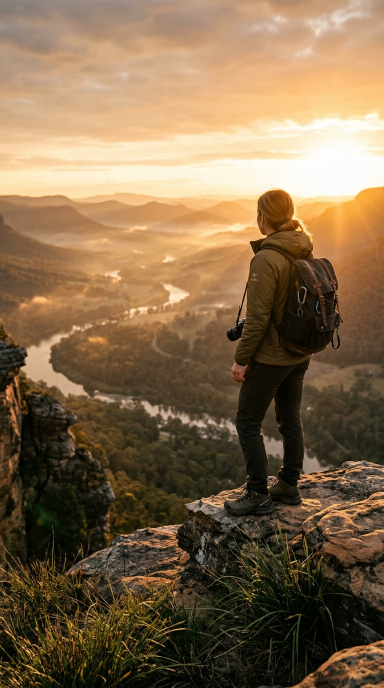
#> input picture play_store_assets/sample_footage/footage_hero_sunset.jpg, 768 x 1376 px, found by its file name (shown at 1/2 size)
$ python generate_perfect_playstore_screenshots.py
#> lines starting #> are read from the running program, lines starting #| are printed output that depends on the picture
import os, sys, math
from PIL import Image, ImageDraw, ImageFilter, ImageFont, ImageEnhance
from test_phone_mockup import create_flagship_phone

BRAIN_DIR = '/Users/pritamsharma/.gemini/antigravity/brain/1924d82f-8c85-4f77-96d0-28de4bd5bc32'
FOOTAGE_DIR = '/Users/pritamsharma/Downloads/video_editor_app/play_store_assets/sample_footage'
OUT_DIR = '/Users/pritamsharma/Downloads/video_editor_app/play_store_assets/screenshots'
DOWNLOADS_OUT = '/Users/pritamsharma/Downloads/VidCut_PlayStore_Assets/screenshots'
os.makedirs(OUT_DIR, exist_ok=True)
os.makedirs(DOWNLOADS_OUT, exist_ok=True)

FONT_TITLE = '/System/Library/Fonts/Supplemental/DIN Alternate Bold.ttf'
FONT_SUB = '/System/Library/Fonts/Supplemental/Arial Bold.ttf'
FONT_BADGE = '/System/Library/Fonts/Supplemental/Arial Bold.ttf'
FONT_LOGO = '/System/Library/Fonts/HelveticaNeue.ttc'

CANVAS_W, CANVAS_H = 1080, 1920

def create_ambient_bg(footage_path, glow_color1, glow_color2, brightness=0.35, saturation=1.4):
#> called with glow_color1 = (124, 58, 237, 90), glow_color2 = (6, 182, 212, 60), brightness = 0.35, saturation = 1.4
    footage = Image.open(footage_path).convert('RGBA')
    bg = footage.resize((CANVAS_W, CANVAS_H), Image.Resampling.LANCZOS)
    bg = bg.filter(ImageFilter.GaussianBlur(100))
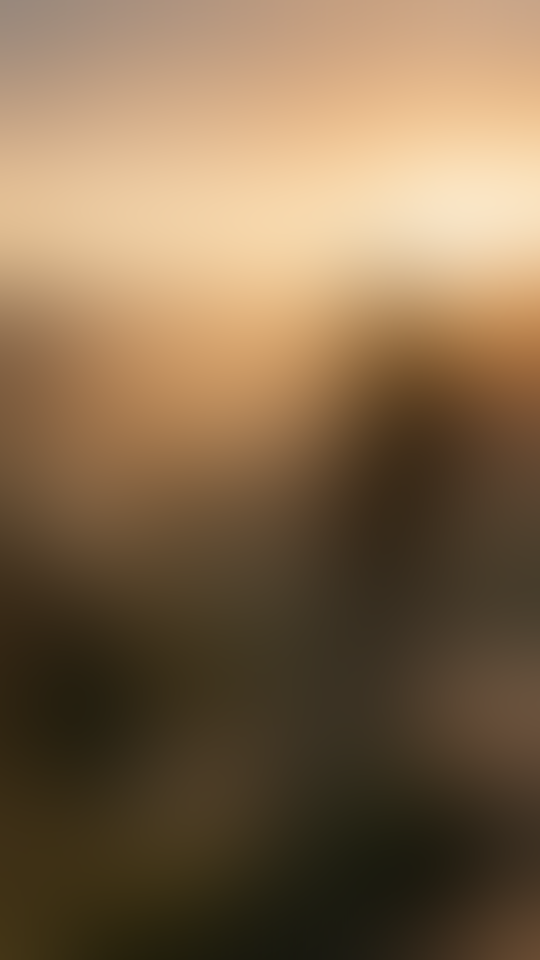
#> bg: PIL image 1080x1920 RGBA (shown at 1/2 size); mean R, G, B, A 129.8, 105.2, 76.1, 255
    bg = ImageEnhance.Brightness(bg).enhance(brightness)
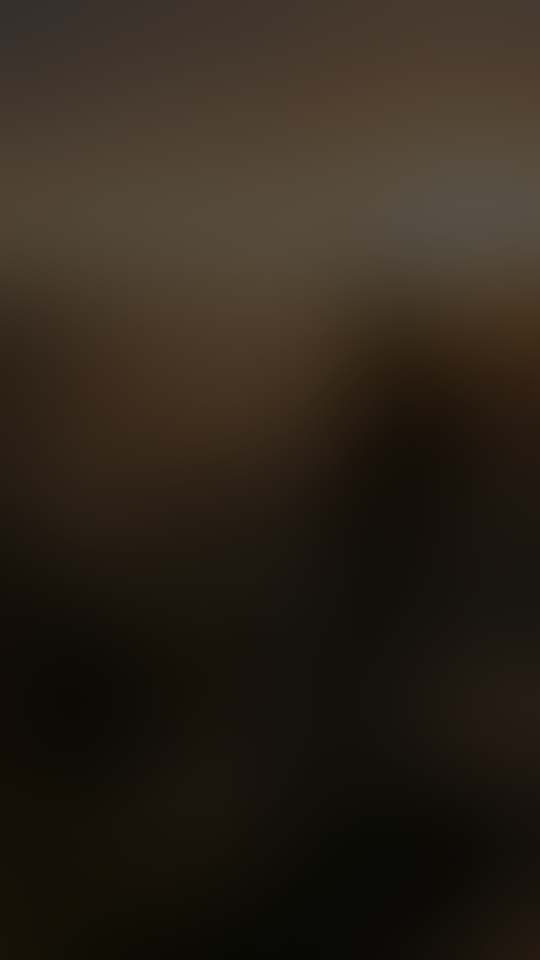
#> bg: PIL image 1080x1920 RGBA (shown at 1/2 size); mean R, G, B, A 44.9, 36.3, 26.1, 255
    bg = ImageEnhance.Color(bg).enhance(saturation)

    # Blend with studio dark overlay
    dark_overlay = Image.new('RGBA', (CANVAS_W, CANVAS_H), (10, 12, 18, 140))
    bg = Image.alpha_composite(bg, dark_overlay)
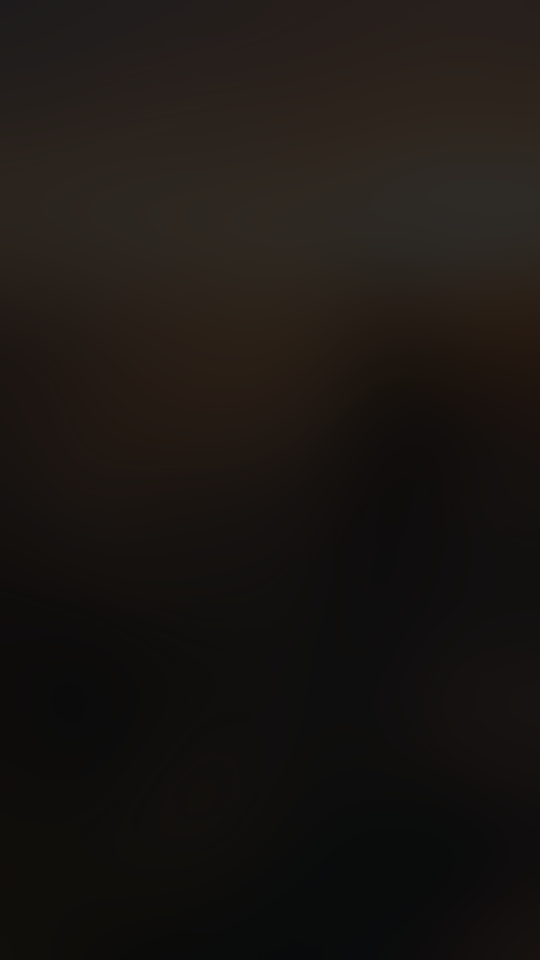
#> bg: PIL image 1080x1920 RGBA (shown at 1/2 size); mean R, G, B, A 26.9, 22.6, 19.4, 255

    # Add radial colored spotlights
    def add_glow(base, cx, cy, rad, col):
#> called with cx = 540, cy = 950, rad = 650, col = (124, 58, 237, 90)
        g_layer = Image.new('RGBA', (CANVAS_W, CANVAS_H), (0, 0, 0, 0))
#> g_layer: PIL image 1080x1920 RGBA; every value is 0
        d = ImageDraw.Draw(g_layer)
        for i in range(30, 0, -1):
            r = int(rad * (i / 30))
            a = int(col[3] * (1.0 - (i / 30))**1.7)
            d.ellipse([cx - r, cy - r, cx + r, cy + r], fill=(col[0], col[1], col[2], a))
        g_layer = g_layer.filter(ImageFilter.GaussianBlur(40))
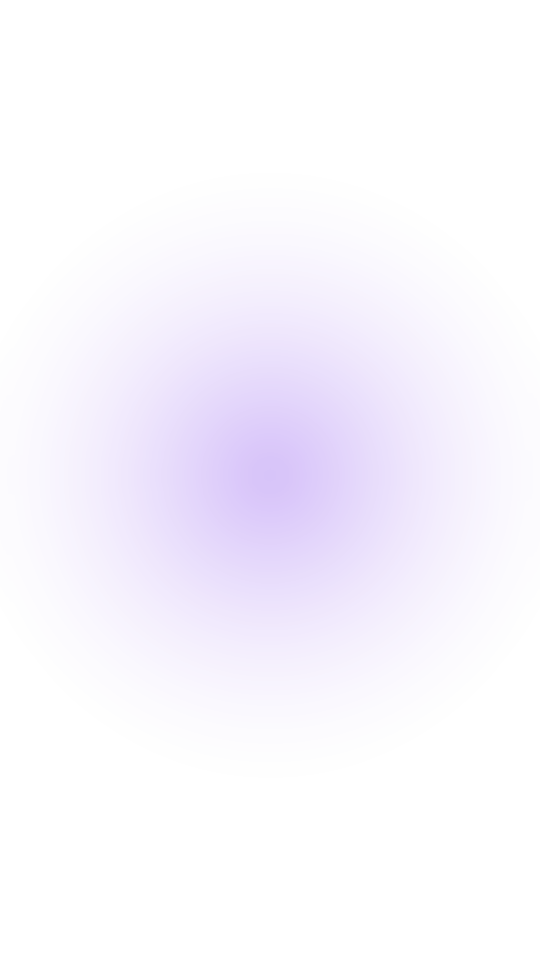
#> g_layer: PIL image 1080x1920 RGBA (shown at 1/2 size); mean R, G, B, A 72.9, 34.1, 139.3, 10.5; transparent parts drawn white
        return Image.alpha_composite(base, g_layer)
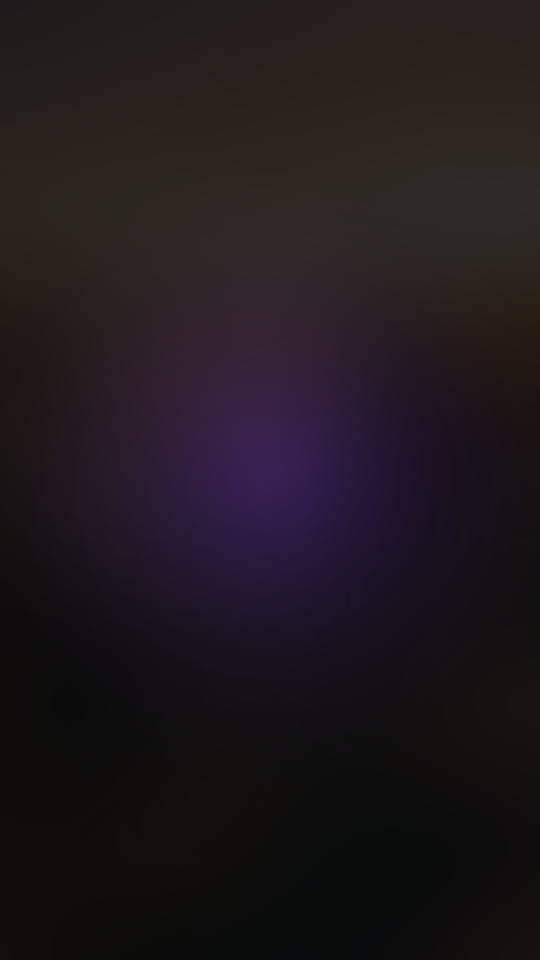
#> returned value: PIL image 1080x1920 RGBA (shown at 1/2 size); mean R, G, B, A 30.9, 24.1, 28.4, 255

    bg = add_glow(bg, 540, 950, 650, glow_color1)
    bg = add_glow(bg, 250, 350, 350, glow_color2)
#> call 2 of add_glow, with cx = 250, cy = 350, rad = 350, col = (6, 182, 212, 60)
#> in add_glow (call 2), `g_layer = g_layer.filter(ImageFilter.GaussianBlur(40))`:
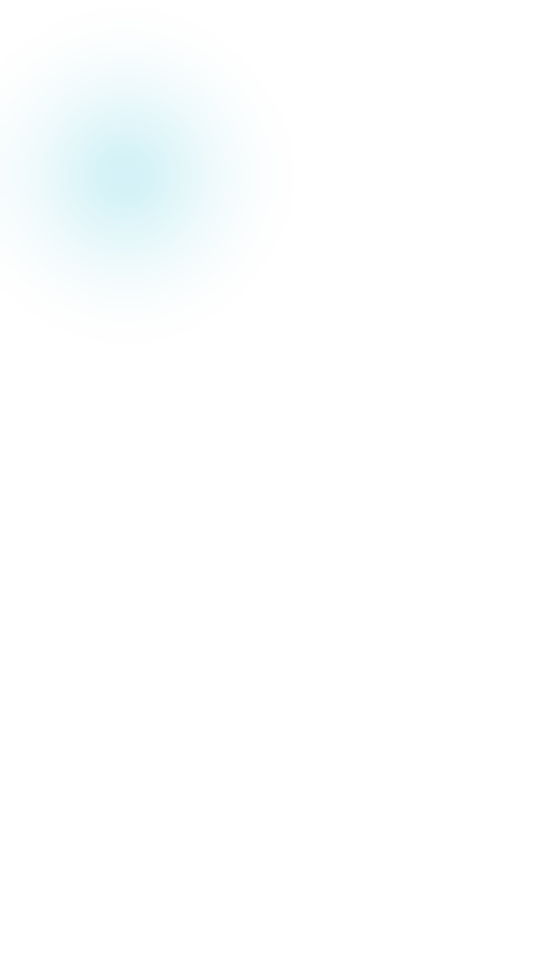
#> g_layer: PIL image 1080x1920 RGBA (shown at 1/2 size); mean R, G, B, A 1, 30.7, 35.7, 2; transparent parts drawn white

    # Top gradient fade for clear text legibility
    grad_fade = Image.new('RGBA', (CANVAS_W, CANVAS_H), (0, 0, 0, 0))
    g_draw = ImageDraw.Draw(grad_fade)
    for y in range(420):
        a = int(230 * (1.0 - (y / 420.0)**1.2))
        g_draw.line([(0, y), (CANVAS_W, y)], fill=(10, 12, 18, a))
    bg = Image.alpha_composite(bg, grad_fade)
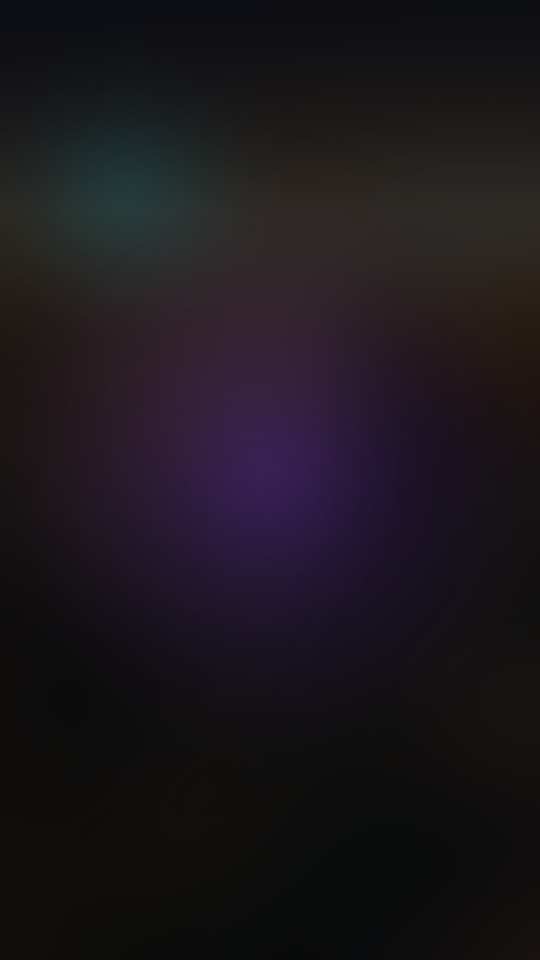
#> bg: PIL image 1080x1920 RGBA (shown at 1/2 size); mean R, G, B, A 27.5, 22.8, 28.4, 255
    return bg

# [107 lines left out: functions fit_crop, create_floating_badge, assemble_screenshot_card, not called in this run]

print("Compositing framework ready!")

print("Starting generation of all 7 hyper-realistic screenshots...")

# ==============================================================================
# SLIDE 1: Hero Editor
# ==============================================================================
print("Generating Slide 1: Hero Editor...")
bg1 = create_ambient_bg(os.path.join(FOOTAGE_DIR, 'footage_hero_sunset.jpg'),
                        (124, 58, 237, 90), (6, 182, 212, 60))
#> (the run stopped early here; a loop or call above may not have finished)

$ run again, with VidCut_PlayStore_Assets/sample_footage/footage_fashion_coastal.jpg copied over play_store_assets/sample_footage/footage_hero_sunset.jpg
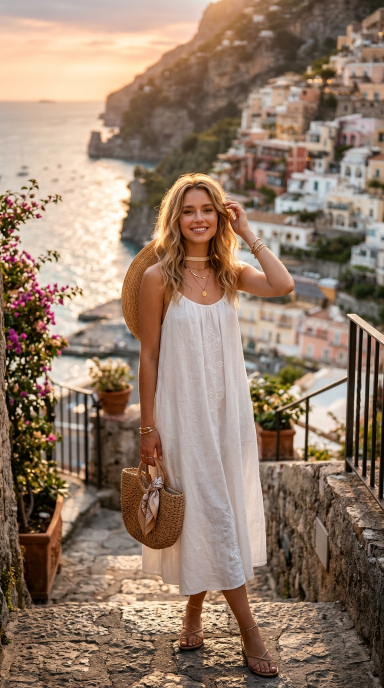
#> input picture VidCut_PlayStore_Assets/sample_footage/footage_fashion_coastal.jpg, 768 x 1376 px, found by its file name (shown at 1/2 size)
#> in create_ambient_bg, `bg = bg.filter(ImageFilter.GaussianBlur(100))`:
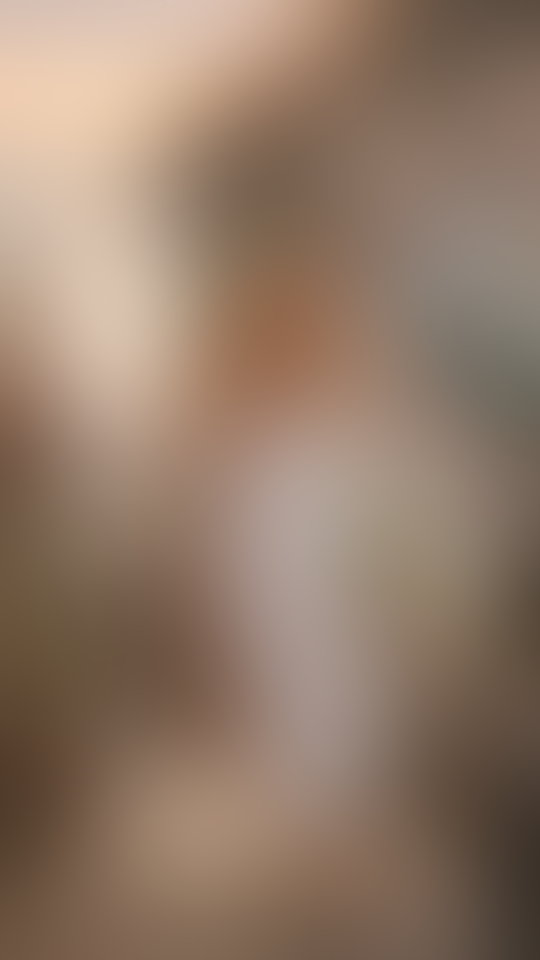
#> bg: PIL image 1080x1920 RGBA (shown at 1/2 size); mean R, G, B, A 146.8, 123.4, 105.8, 255
#> in create_ambient_bg, `bg = ImageEnhance.Brightness(bg).enhance(brightness)`:
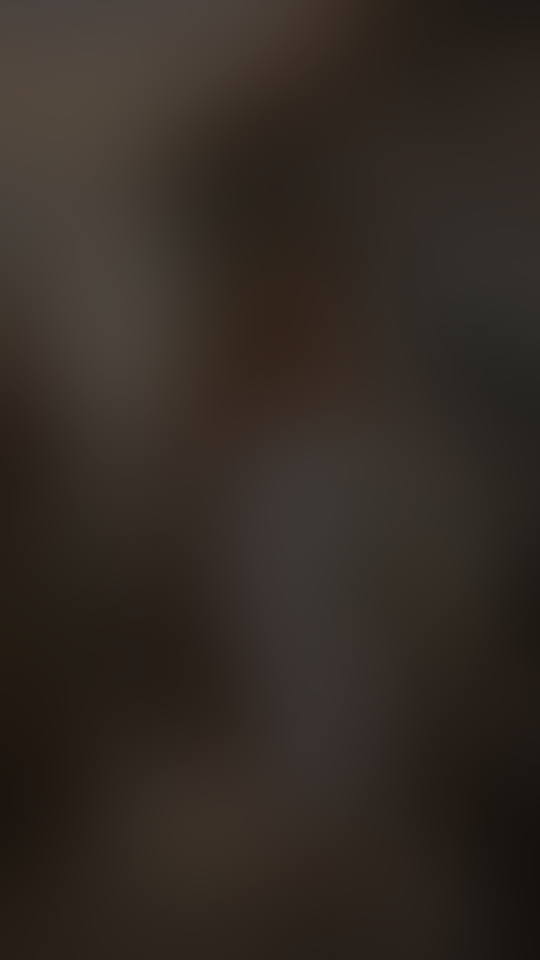
#> bg: PIL image 1080x1920 RGBA (shown at 1/2 size); mean R, G, B, A 50.9, 42.7, 36.6, 255
